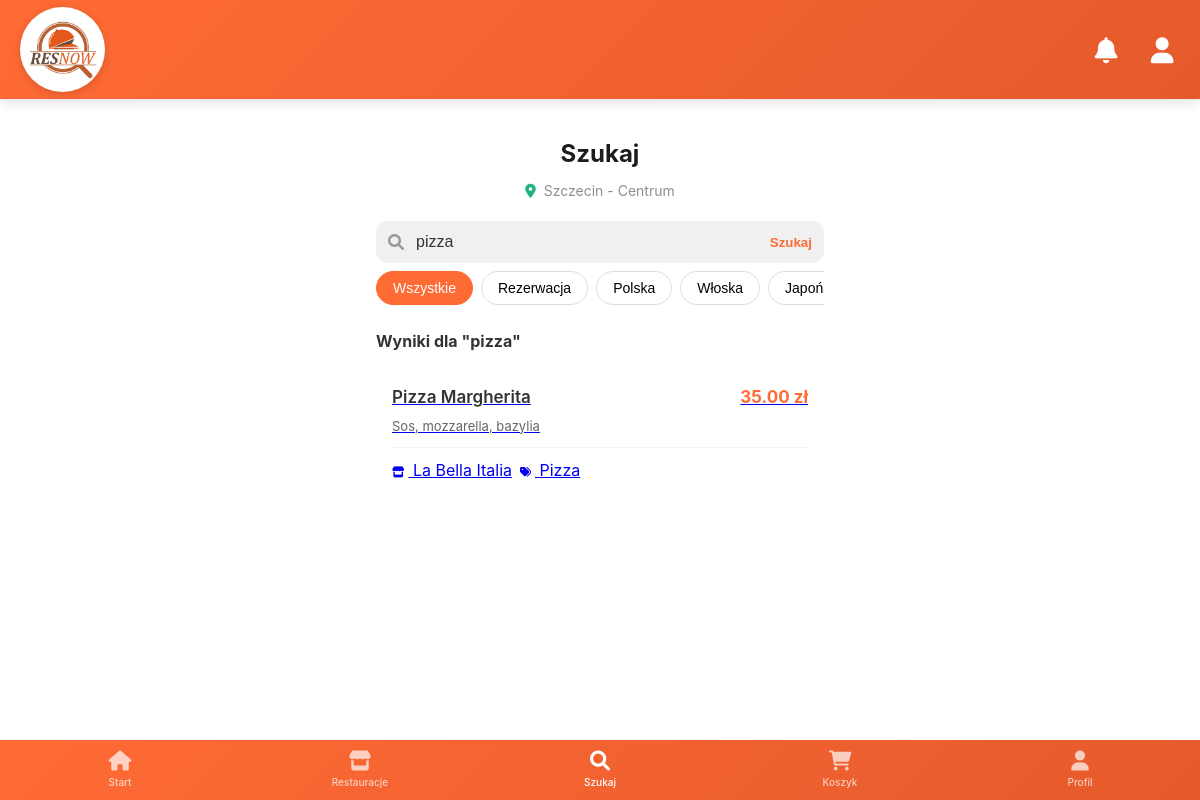
The page /client/search?q=Pizza (signed in) on the database as committed earlier.
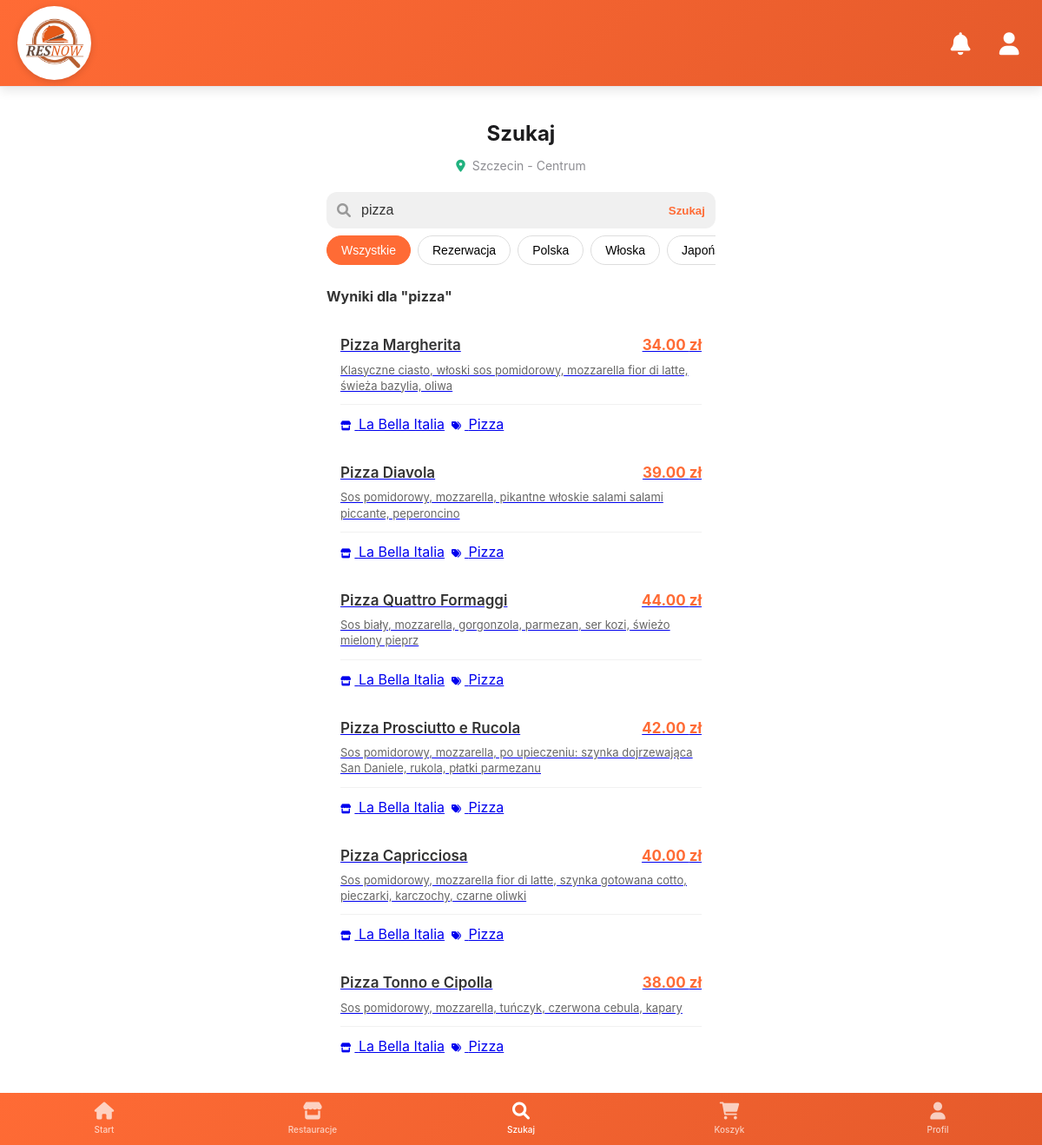
The same page on the database as committed later.
### models.py (models this page shows, shortened)
class MenuItem(db.Model):
    __tablename__ = 'menu_items'
    id = db.Column(db.Integer, primary_key=True)
    restaurant_id = db.Column(db.Integer, db.ForeignKey('restaurants.id'))
    name = db.Column(db.String(100))
    price = db.Column(db.Float)
    category = db.Column(db.String(50))
    description = db.Column(db.Text)
    available = db.Column(db.Boolean, default=True)
    restaurant = db.relationship('Restaurant', backref='menu_items')

class Restaurant(db.Model):
    __tablename__ = 'restaurants'
    id = db.Column(db.Integer, primary_key=True)
    name = db.Column(db.String(100), nullable=False)
    address = db.Column(db.String(200))
    cuisine = db.Column(db.String(100))
    rating = db.Column(db.Float)
    delivery = db.Column(db.Boolean, default=False)
    reservation = db.Column(db.Boolean, default=True)
    opening_hours = db.Column(db.String(50))
    delivery_time = db.Column(db.String(50))

### app.py (the view)
@app.route('/client/search')
@login_required
def client_search():
    if session.get('role') != 'client':
        flash('Brak dostępu', 'danger')
        return redirect(url_for('login'))
    query = request.args.get('q', '')
    filtered_menu_items = []
    if query:
        query = query.lower()
        filtered_menu_items = MenuItem.query.join(Restaurant).filter(
            (MenuItem.name.ilike(f'%{query}%')) |  # Szukaj po nazwie dania
            (MenuItem.description.ilike(f'%{query}%')) |  # Szukaj po opisie dania
            (MenuItem.category.ilike(f'%{query}%')) |  # Szukaj po kategorii (np. Dania główne)
            (Restaurant.name.ilike(f'%{query}%'))  # Szukaj po nazwie restauracji (pokaże całe menu danej restauracji)
        ).all()
    else:
        filtered_menu_items = MenuItem.query.all()
    return render_template('client/search_mobile.html',
                           query=query,
                           menu_items=filtered_menu_items)

### app.py (called while the page is built)
@app.context_processor
def inject_now():
    return {'now': datetime.now()}

def login_required(f):
    @wraps(f)
    def decorated_function(*args, **kwargs):
        if 'user_id' not in session:
            flash('Proszę się zalogować', 'warning')
            return redirect(url_for('login'))
        return f(*args, **kwargs)
    return decorated_function

### templates/client/search_mobile.html (shortened to what this page needs)
{% extends "mobile_layout.html" %}
{% block content %}
<div class="mobile-container">
    <div style="margin-bottom: 20px; text-align: center;">
        <h1 style="font-size: 24px; font-weight: 700; margin: 0 0 8px 0; color: var(--dark);">Szukaj</h1>
        <div style="display: flex; align-items: center; justify-content: center; gap: 8px; color: var(--gray); font-size: 14px;">
            <i class="fas fa-map-marker-alt" style="color: #20b27f; font-size: 14px;"></i>
            <span>Szczecin - Centrum</span>
        </div>
    </div>
    <div class="search-container">
        <div class="form-group" style="margin-bottom: 0;">
            <form action="{{ url_for('client_search') }}" method="get" style="margin: 0;">
                <div style="position: relative;">
                    <input type="text"
                           name="q"
                           class="form-control"
                           placeholder="🔍 Szukaj dań, restauracji..."
                           value="{{ query }}"
                           style="padding-left: 40px;">
                    <div style="position: absolute; left: 12px; top: 50%; transform: translateY(-50%);">
                        <i class="fas fa-search" style="color: #999;"></i>
                    </div>
                    <button type="submit"
                            style="position: absolute; right: 12px; top: 50%; transform: translateY(-50%); background: none; border: none; color: #FF6B35; font-weight: 600;">
                        Szukaj
                    </button>
                </div>
            </form>
        </div>
    </div>
    <div class="filters">
        <button class="filter-btn active">Wszystkie</button>
        <button class="filter-btn">Rezerwacja</button>
        <button class="filter-btn">Polska</button>
        <button class="filter-btn">Włoska</button>
        <button class="filter-btn">Japońska</button>
    </div>
{% if query %}
    <div>
        <h4 style="margin-bottom: 16px; color: #333; font-size: 16px;">Wyniki dla "{{ query }}"</h4>
        {% if menu_items %}
            {% for item in menu_items %}
            <a href="{{ url_for('client_menu', restaurant_id=item.restaurant_id) }}" class="menu-item-card">
                <div style="padding: 16px;">
                    <div style="display: flex; justify-content: space-between; align-items: start; margin-bottom: 6px;">
                        <h3 style="margin: 0; font-size: 17px; font-weight: 600; color: #333; padding-right: 8px;">
                            {{ item.name }}
                        </h3>
                        <div style="color: #FF6B35; font-weight: 700; font-size: 17px; white-space: nowrap;">
                            {{ "%.2f"|format(item.price) }} zł
                        </div>
                    </div>
                    {% if item.description %}
                    <p style="margin: 0 0 12px 0; font-size: 13px; color: #666; line-height: 1.4;">
                        {{ item.description }}
                    </p>
                    {% endif %}
                    <div style="display: flex; gap: 8px; flex-wrap: wrap; border-top: 1px solid #f1f1f1; padding-top: 10px;">
                        <span class="item-badge badge-restaurant">
                            <i class="fas fa-store" style="margin-right: 4px; font-size: 11px;"></i>
                            {{ item.restaurant.name }}
                        </span>
                        <span class="item-badge badge-category">
                            <i class="fas fa-tags" style="margin-right: 4px; font-size: 11px;"></i>
                            {{ item.category }}
                        </span>
                    </div>
                </div>
            </a>
            {% endfor %}
        {% else %}
            <div class="empty-state">
                <i class="fas fa-search fa-3x" style="color: #ddd; margin-bottom: 16px;"></i>
                <p>Brak wyników dla "{{ query }}"</p>
            </div>
        {% endif %}
    </div>
    {% endif %}
</div>
{% endblock %}

### templates/mobile_layout.html (shortened to what this page needs)
<!DOCTYPE html>
<html lang="pl">
<head>
    <link rel="stylesheet" href="https://cdnjs.cloudflare.com/ajax/libs/font-awesome/6.0.0/css/all.min.css">
    <link rel="stylesheet" href="{{ url_for('static', filename='css/mobile.css') }}">
</head>
<body>
<header class="header safe-area-top" style="background: linear-gradient(135deg, #FF6B35, #E55A2B); height: 120px; padding: 0 20px;">
    <div class="header-title">
        <div style="background: white; border-radius: 50%; width: 85px; height: 85px; display: flex; align-items: center; justify-content: center; box-shadow: 0 2px 8px rgba(0,0,0,0.15);">
            <img src="{{ url_for('static', filename='images/logo.png') }}" alt="ResNow" style="height: 80px;">
        </div>
    </div>
    <div class="header-actions" style="gap: 20px;">
        <button class="header-btn" onclick="toggleNotifications()" style="color: white; font-size: 26px;">
            <i class="fas fa-bell"></i>
        </button>
        <a href="{{ url_for('client_profile') }}" class="header-btn" style="color: white; font-size: 26px;">
            <i class="fas fa-user"></i>
        </a>
    </div>
</header>
    <main class="main safe-area-bottom">
        {% block content %}{% endblock %}
    </main>
    <nav class="bottom-nav">
        <a href="{{ url_for('client_dashboard') }}"
           class="bottom-nav-item {% if request.endpoint == 'client_dashboard' %}active{% endif %}"
           id="navHome">
            <i class="fas fa-home bottom-nav-icon"></i>
            <span class="bottom-nav-label">Start</span>
        </a>
        <a href="{{ url_for('client_restaurants') }}"
           class="bottom-nav-item {% if request.endpoint == 'client_restaurants' %}active{% endif %}"
           id="navRestaurants">
            <i class="fas fa-store bottom-nav-icon"></i>
            <span class="bottom-nav-label">Restauracje</span>
        </a>
        <a href="{{ url_for('client_search') }}"
           class="bottom-nav-item {% if request.endpoint == 'client_search' %}active{% endif %}"
           id="navSearch">
            <i class="fas fa-search bottom-nav-icon"></i>
            <span class="bottom-nav-label">Szukaj</span>
        </a>
        <a href="{{ url_for('client_cart') }}"
           class="bottom-nav-item {% if request.endpoint == 'client_cart' %}active{% endif %}"
           id="navCart">
            <i class="fas fa-shopping-cart bottom-nav-icon"></i>
            <span class="bottom-nav-label">Koszyk</span>
        </a>
        <a href="{{ url_for('client_profile') }}"
           class="bottom-nav-item {% if request.endpoint == 'client_profile' %}active{% endif %}"
           id="navProfile">
            <i class="fas fa-user bottom-nav-icon"></i>
            <span class="bottom-nav-label">Profil</span>
        </a>
    </nav>
</body>
</html>

### static/css/mobile.css (style rules this page uses)
:root { --primary-orange: #FF6B35; --primary-orange-light: #FF8C42; --primary-orange-dark: #E55A2B; --white: #FFFFFF; --light-gray: #F5F5F7; --gray: #8E8E93; --dark-gray: #636366; --dark: #1C1C1E; --black: #000000; --success: #34C759; --warning: #FF9500; --danger: #FF3B30; --info: #007AFF; --background: #FFFFFF; --card-background: #FFFFFF; --shadow: 0 2px 10px rgba(0, 0, 0, 0.08); --shadow-heavy: 0 4px 20px rgba(0, 0, 0, 0.15); --radius-sm: 8px; --radius-md: 12px; --radius-lg: 16px; --radius-xl: 24px; --spacing-xs: 4px; --spacing-sm: 8px; --spacing-md: 16px; --spacing-lg: 24px; --spacing-xl: 32px; }
* { margin: 0; padding: 0; box-sizing: border-box; }
body { font-family: -apple-system, BlinkMacSystemFont, 'Segoe UI', Roboto, Oxygen, Ubuntu, Cantarell, sans-serif; background-color: var(--background); color: var(--dark); line-height: 1.5; -webkit-font-smoothing: antialiased; -moz-osx-font-smoothing: grayscale; }
.header { position: fixed; top: 0; left: 0; right: 0; height: 60px; background-color: var(--white); display: flex; align-items: center; justify-content: space-between; padding: 0 16px; border-bottom: 1px solid #E5E5EA; z-index: 1000; box-shadow: 0 1px 3px rgba(0, 0, 0, 0.1); }
.header.safe-area-top { padding-top: env(safe-area-inset-top); }
.header-title { font-size: 20px; font-weight: 600; color: var(--dark); display: flex; align-items: center; gap: 8px; }
.header-actions { display: flex; gap: 12px; }
.header-btn { width: 36px; height: 36px; border-radius: 50%; background: none; border: none; display: flex; align-items: center; justify-content: center; color: var(--dark); font-size: 18px; position: relative; cursor: pointer; }
.main { padding-top: 60px; padding-bottom: 70px; min-height: 100vh; }
.main.safe-area-bottom { padding-bottom: calc(70px + env(safe-area-inset-bottom)); }
.bottom-nav { position: fixed; bottom: 0; left: 0; right: 0; height: 60px; background-color: var(--white); border-top: 1px solid #E5E5EA; display: flex; justify-content: space-around; align-items: center; z-index: 1000; padding-bottom: env(safe-area-inset-bottom); }
.bottom-nav-item { display: flex; flex-direction: column; align-items: center; justify-content: center; flex: 1; height: 100%; text-decoration: none; color: var(--gray); position: relative; transition: color 0.2s; }
.bottom-nav-item.active { color: var(--primary-orange); }
.bottom-nav-icon { font-size: 20px; margin-bottom: 4px; }
.bottom-nav-label { font-size: 10px; font-weight: 500; }
.mobile-container { max-width: 480px; margin: 0 auto; padding: 16px; }
.form-group { margin-bottom: 16px; }
.form-control { width: 100%; padding: 12px 16px; border: 1px solid #C7C7CC; border-radius: var(--radius-md); font-size: 16px; background-color: var(--white); color: var(--dark); }

Rows that differ between the two databases and show on the page:
no longer on this page (row edited): MenuItem: category "pizza", name "Pizza Margherita", price "35.00", description "Sos, mozzarella, bazylia", restaurant.name "La Bella Italia", category "Pizza"
added MenuItem: name "Pizza Margherita", price "34.00", description "Klasyczne ciasto, włoski sos pomidorowy, mozzarella fior di latte, świeża bazylia, oliwa", restaurant.name "La Bella Italia", category "Pizza"
added MenuItem: name "Pizza Diavola", price "39.00", description "Sos pomidorowy, mozzarella, pikantne włoskie salami salami piccante, peperoncino", restaurant.name "La Bella Italia", category "Pizza"
added MenuItem: name "Pizza Quattro Formaggi", price "44.00", description "Sos biały, mozzarella, gorgonzola, parmezan, ser kozi, świeżo mielony pieprz", restaurant.name "La Bella Italia", category "Pizza"
added MenuItem: name "Pizza Prosciutto e Rucola", price "42.00", description "Sos pomidorowy, mozzarella, po upieczeniu: szynka dojrzewająca San Daniele, rukola, płatki parmezanu", restaurant.name "La Bella Italia", category "Pizza"
added MenuItem: name "Pizza Capricciosa", price "40.00", description "Sos pomidorowy, mozzarella fior di latte, szynka gotowana cotto, pieczarki, karczochy, czarne oliwki", restaurant.name "La Bella Italia", category "Pizza"
added MenuItem: name "Pizza Tonno e Cipolla", price "38.00", description "Sos pomidorowy, mozzarella, tuńczyk, czerwona cebula, kapary", restaurant.name "La Bella Italia", category "Pizza"
Other text that changed with them:
{{ query }}: (not shown) → "pizza"
